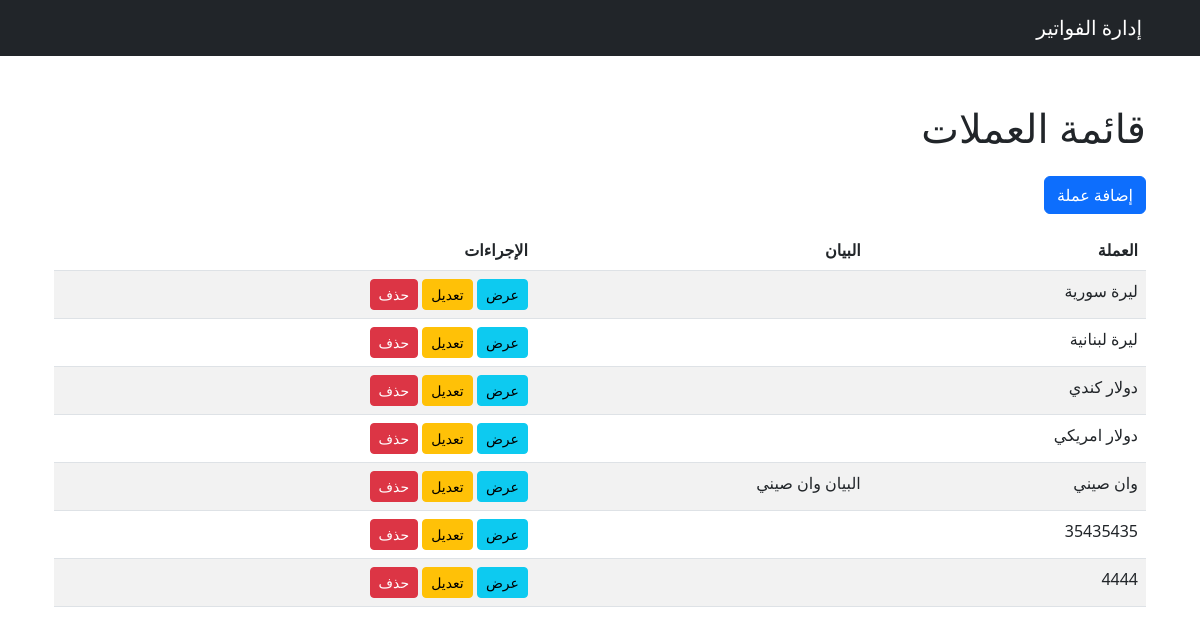
The app's page /invoice/currency/, older data.
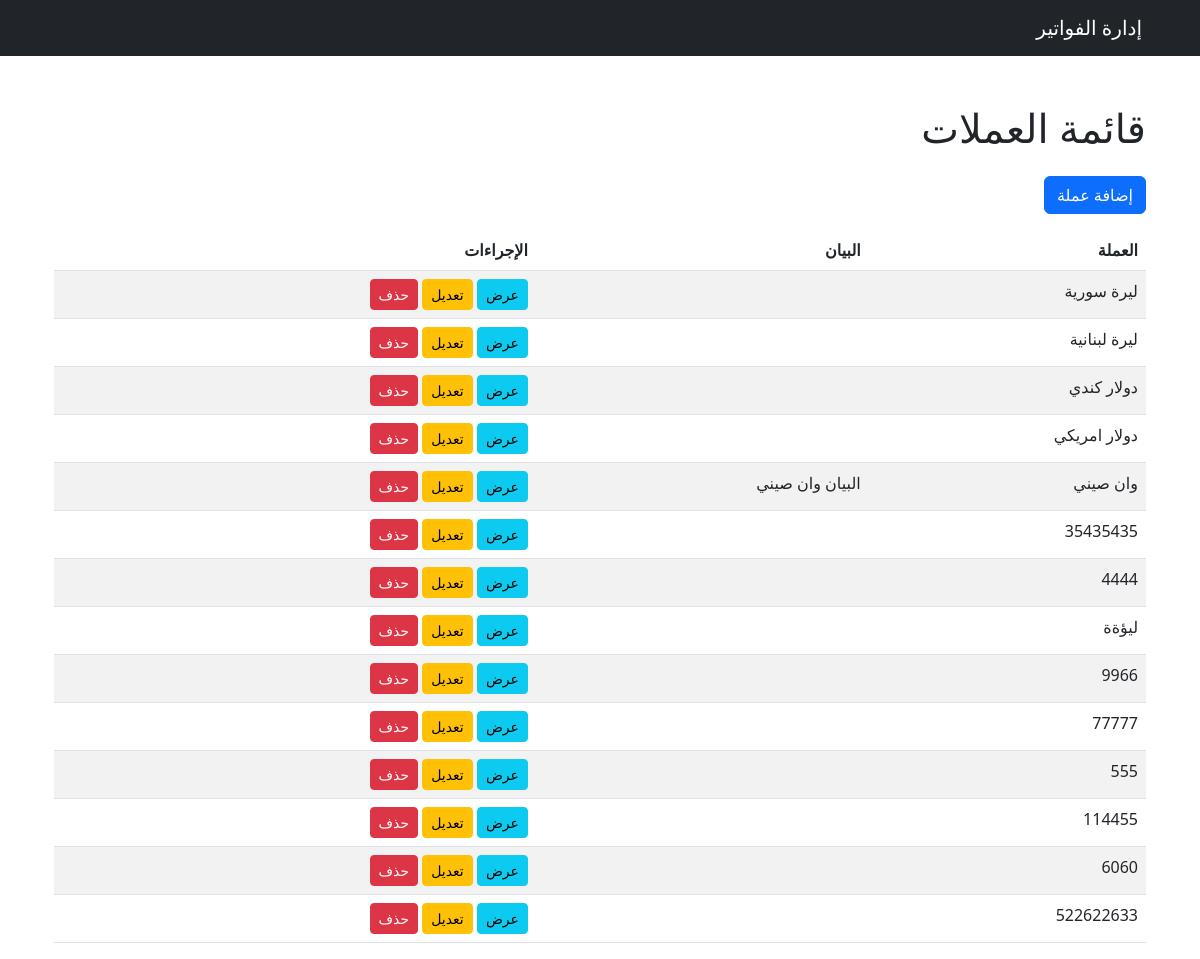
The same page, newer data.
### invoice/models.py (models this page shows, shortened)
class Currency(models.Model):
    currency_name = models.CharField(max_length=100, verbose_name=_("العملة"))
    description = models.TextField(blank=True, null=True, verbose_name=_("البيان"))
    class Meta:
        verbose_name = _('العملة')
        verbose_name_plural = _('العملات')

### invoice/views.py (the view)
# urls.py: path('currency/', CurrencyListView.as_view(), name='currency_list'),
class CurrencyListView(ListView):
    model = Currency
    template_name = 'currency/currency_list.html'
    context_object_name = 'currency'

### templates/currency/currency_list.html
{% extends 'base.html' %}
{% block content %}
<div class="container mt-5">
    <h1 class="mb-4">قائمة العملات</h1>
    <a href="{% url 'currency_create' %}" class="btn btn-primary mb-3">إضافة عملة </a>
    <table class="table table-striped">
        <thead>
            <tr>
                <th>العملة </th>
                <th>البيان</th>
                <th>الإجراءات</th>
            </tr>
        </thead>
        <tbody>
            {% for currency in currency %}
                <tr>
                    <td>{{ currency.currency_name }}</td>
                    <td>{{ currency.description }}</td>
                    <td>
                        <a href="{% url 'currency_detail' currency.pk %}" class="btn btn-info btn-sm">عرض</a>
                        <a href="{% url 'currency_update' currency.pk %}" class="btn btn-warning btn-sm">تعديل</a>
                        <a href="{% url 'currency_delete' currency.pk %}" class="btn btn-danger btn-sm">حذف</a>
                    </td>
                </tr>
            {% endfor %}
        </tbody>
    </table>
</div>
{% endblock %}

Row changes from the older to the newer data that the page shows:
added Currency: currency_name "ليؤةة"
added Currency: currency_name "9966"
added Currency: currency_name "77777"
added Currency: currency_name "555"
added Currency: currency_name "114455"
added Currency: currency_name "6060"
added Currency: currency_name "522622633"
